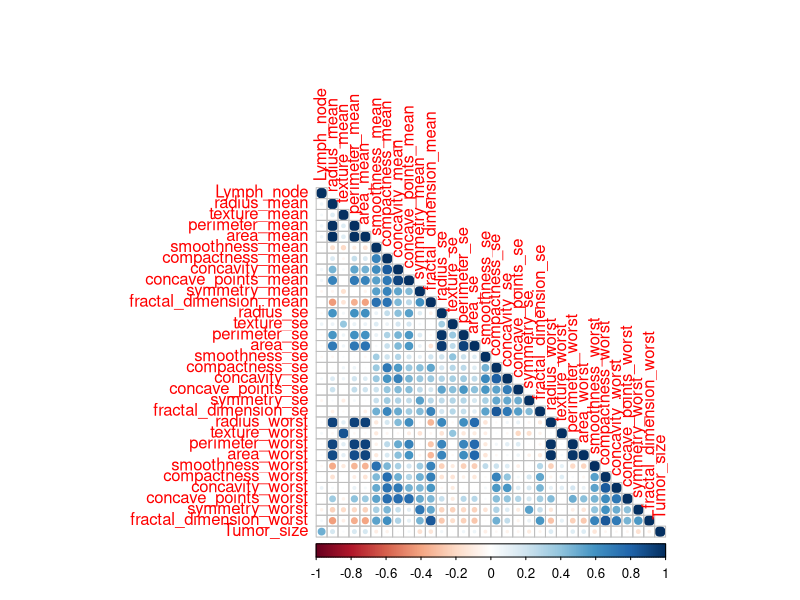
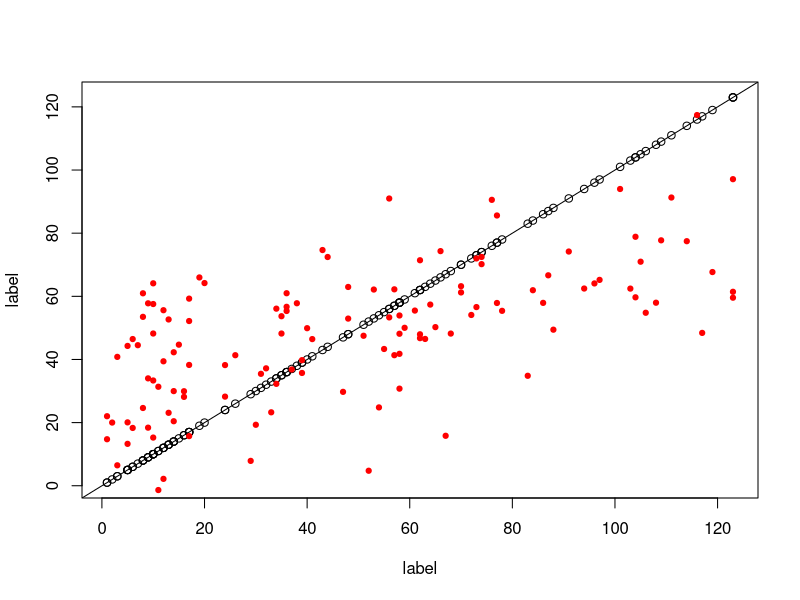
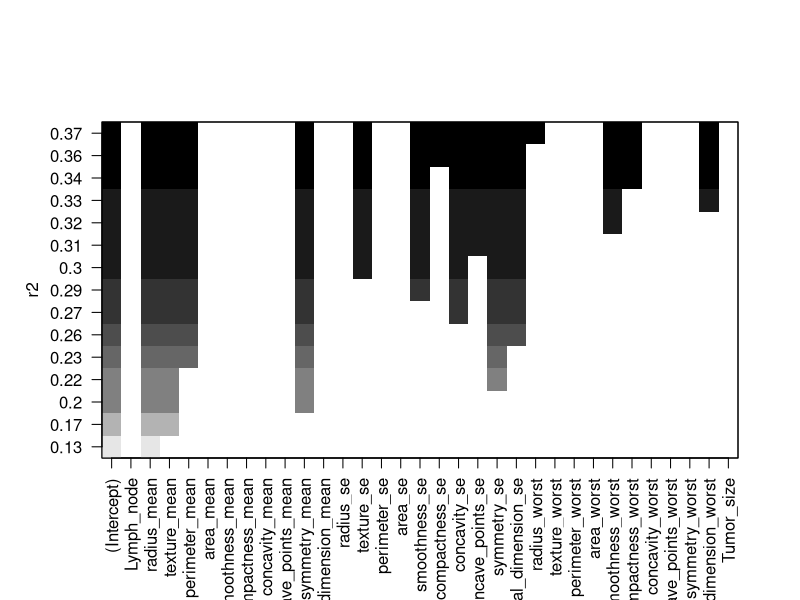

The R source for these figures, in order:
# LOAD DATA
library(corrplot)
library(leaps)

cancer = read.table("data/r_breast_cancer.data.txt",header=T,sep=",")

linearRegression <- function(parameters, label){
  reg <- lm(label ~., data=parameters)
  print(summary(reg))
  
  # Regression diagnostic
  #plot(fitted(reg))
  #readline(prompt="Press [enter] to continue")
  #plot(resid(reg))
  #readline(prompt="Press [enter] to continue")
  #plot(rstandard(reg))
  #readline(prompt="Press [enter] to continue")
  #plot(rstudent(reg))
  #readline(prompt="Press [enter] to continue")
  #plot(cooks.distance(reg))
  #readline(prompt="Press [enter] to continue")
  #plot(hatvalues(reg))
  #readline(prompt="Press [enter] to continue")
  #plot(reg)
  
  plot(label,label,col="black")     
  abline(a=0,b=1)     
  points(label,reg$fitted.values,pch=19,col="red",cex=0.7)
  return(reg)
}

# ====
# Separation des donnees cancer en data et label 
# ====
data <- cancer
data$Time <- NULL
label <- cancer$Time

data.dim <- dim(data)

# ===
# Donnees de base sur les datas a observer
# ===
min <- apply(data,2,min)
max <- apply(data,2,max)
mean <- colMeans(data)
data.obs <- data.frame(min,mean,max)

# Apres observation de nos donnees, on se rend compte qu'il y a une grande variance au niveau de l'echelle
# de nos predicteurs
# ex : mean area_worst            = 1400
#      mean fractal_dimension_se  = 0.004
# On va donc devoir centre reduire nos variables dans un premier temps 

data.cor <- cor(data)
corrplot(data.cor, type="lower")

# on peut voir aussi qu'il y a des correlations importantes entre certains
# de nos predicteurs 
# On pouvait s'en douter, en effet le worst perimeter va influer sur le mean perimeter
# ...

# ====
# Utilisation de la regression lineaire avec le modele de base
# ====

# 1 - Separation des donnees en test et app
napp <- round(2/3*data.dim[1])
indice <- sample(1:data.dim[1], napp)

data.train <- data[indice,]
data.test <- data[-indice,]

label.train <- label[indice]
label.test <- label[-indice]

# 2 - Centre reduire en fonction de notre apprentissage
# Scaling donnees app
data.train.sd <- apply(data.train, 2, sd)
data.train.mean <- colMeans(data.train)
data.train <- as.data.frame(scale(data.train))

# Scaling donnees test
for(i in 1:data.dim[2]){
  data.test[,i]<-(data.test[,i]-data.train.mean[i])/data.train.sd[i]
}


# Linear Regression
data.reg <- linearRegression(data.train, label.train)

# Ici on peut voir que l'on a un R-squared ajuste qui est a ... 0.1126 
# Or , In general, the higher the R-squared, the better the model fits your data.
# Du coup, ce modele ne va pas du tout !!!!
# D'ailleurs on le voit au niveau de notre graphiques ! Les valeurs estimees sont
# trop importantes au debut et pas assez elevees ensuite ...

# on va donc passer a la selection du modele et des parametres afin d'ameliorer
# notre modele.

# Forwrad stepwise selection
reg.fit <- regsubsets(label.train~. , data=data.train, method='forward', nvmax=15)
print(summary(reg.fit))
plot(reg.fit, scale="r2")

#readline(prompt="Press [enter] to continue")
#reg.fit <- regsubsets(label.train~. , data=data.train, method='backward', nvmax=15)
#plot(reg.fit, scale="r2")
#readline(prompt="Press [enter] to continue")
#reg.fit <- regsubsets(label.train~. , data=data.train, method='exhaustive', nvmax=15)
#plot(reg.fit, scale="adjr2")

# Lorsque l'on regarde les trois differents graphes on se rend compte que dans tous
# les cas, nous allons avoir un R-Squared tres faible 
# nous avons de plus pu remarquer lors de notre premier essai 
# que nous avions une variabilite de certains parametres assez eleves
# ====
# on peut donc deja essaye dans un premier temps de complexifier notre modele
# en effet, le modele lineaire est surement un modele non representatif de 
# notre set de donnees

# ===
# Essai d'un modele plus complexe avec des x2 
# ===
# Malheureusement cela n'a servi absolument a rien ... 
# Le R square est reste le meme ! Je ne retiens donc pas cette hypothese
# ne voyant pas trop ce que je peux faire de plus au niveau des subsets qui
# semblent vraiment pas interessant ici
# ===
# Je vais tout de meme tout refaire dans un nouveau fichier car malheureusement je viens 
# de comprendre comment faire pour voir aussi comment utiliser le Cross Validation
# et il serait plus interessant de le faire afin de pouvoir mieux 
# commenter nos resultats
